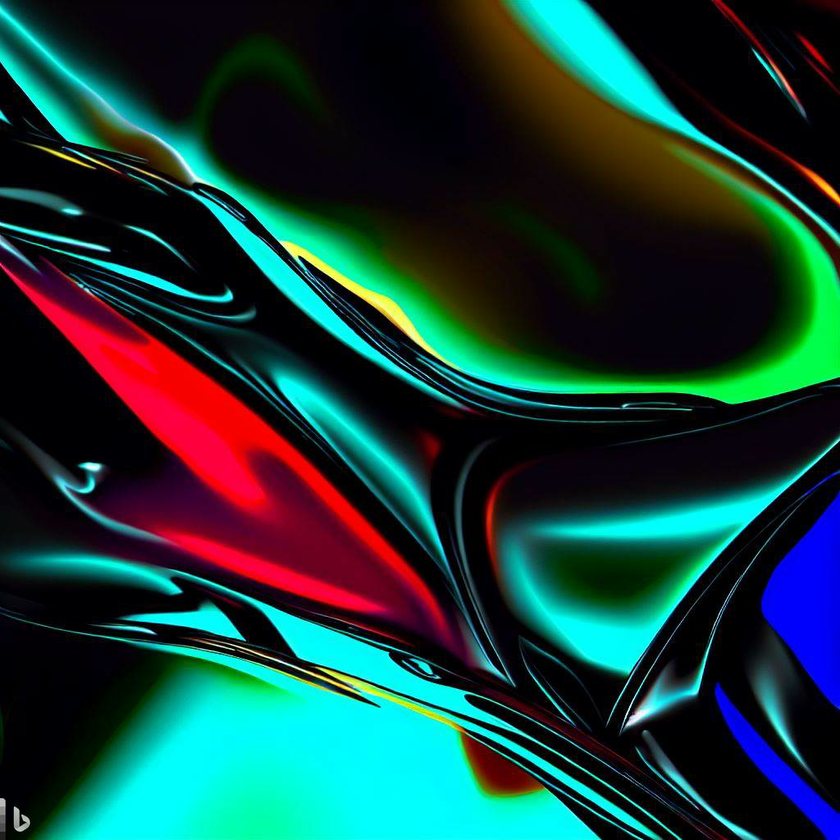
#> input picture codefile/e5c5f8e09d15896f92f5bbc41e5b40ce/png/1.png, 840 x 840 px, shrunk from 1024 x 1024 before the run
$ python encry.py png/1.png png/3.png
#> lines starting #> are read from the running program, lines starting #| are printed output that depends on the picture
import sys
from PIL import Image
import numpy as np
import builtins


import random
class Solution:
    def Encrypt(self, img, key) :
    # 打开图片
#> called with img = 'png/1.png', key = 'png/3.png'
        imgfile = Image.open(img)
#> imgfile is the input picture: PIL image 840x840 RGB; mean R, G, B 24, 61, 58
        # 转换成numpy数组
        img_array = np.array(imgfile)
        random.seed(key)
        np.random.seed(random.randint(0,2**32))  # 设置随机数种子
        # 根据随机噪声攻击算法对图像进行加密处理
        random_numbers = np.random.randint(-100, 100, size=img_array.shape, dtype=np.int8)  # 生成随机数数组，并指定数据类型为int8

        encrypted_array =((img_array.astype(np.int8) + random_numbers.astype(np.int8))).astype(np.uint8)
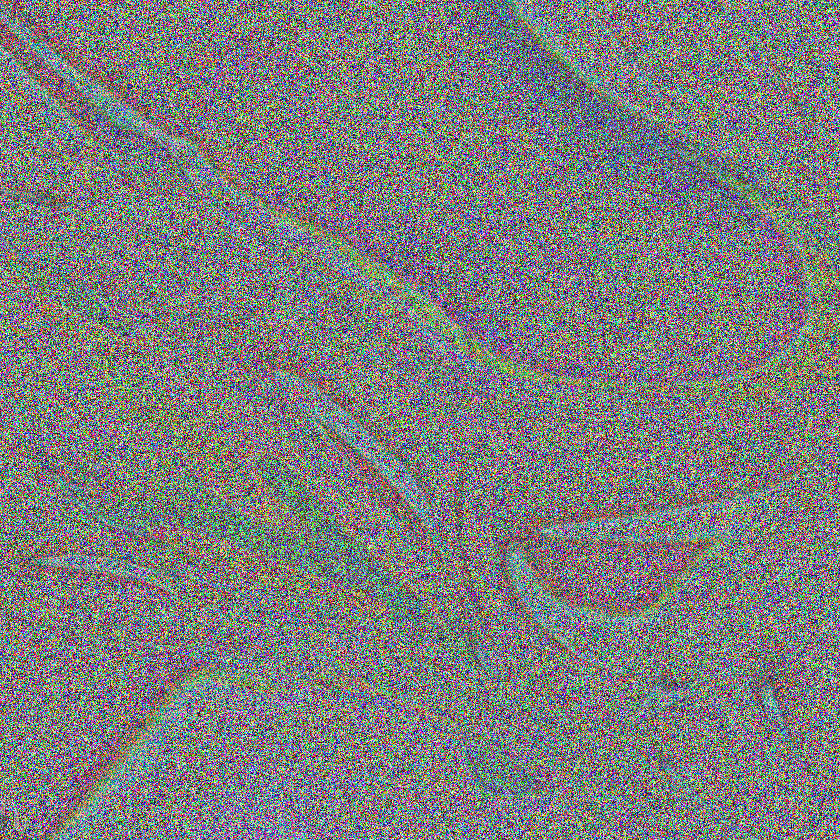
#> encrypted_array: shape (840, 840, 3); mean R, G, B 124.5, 125.7, 125.4
        return Image.fromarray(encrypted_array)
    def Decrypt(self,encrypted_img, key):
        # 转换成numpy数组
        img_array = np.array(encrypted_img)

        random.seed(key)
        # 对图片进行加密处理
        np.random.seed(random.randint(0,2**32))
        random_numbers = np.random.randint(-100, 100, size=img_array.shape, dtype=np.int8)  # 生成随机数数组，并指定数据类型为int8

        encrypted_array = ((img_array.astype(np.int8) - random_numbers.astype(np.int8))).astype(np.uint8)
        # [7 lines of commented-out code are left out]
        decrypted_img = Image.fromarray(encrypted_array)
        return decrypted_img


def print(*args, **kwargs):
    pass

if __name__ == "__main__":
    s = Solution()
    if len(sys.argv)!=3:
        print("Error: Invalid number of arguments")
        exit(0)
    img = sys.argv[1]
    key = sys.argv[2]
    encryimg = s.Encrypt(img,key)
    encryimg.save(img[:-4]+"_encry.png")

$ run again, on codefile/e5c5f8e09d15896f92f5bbc41e5b40ce/png/7.png
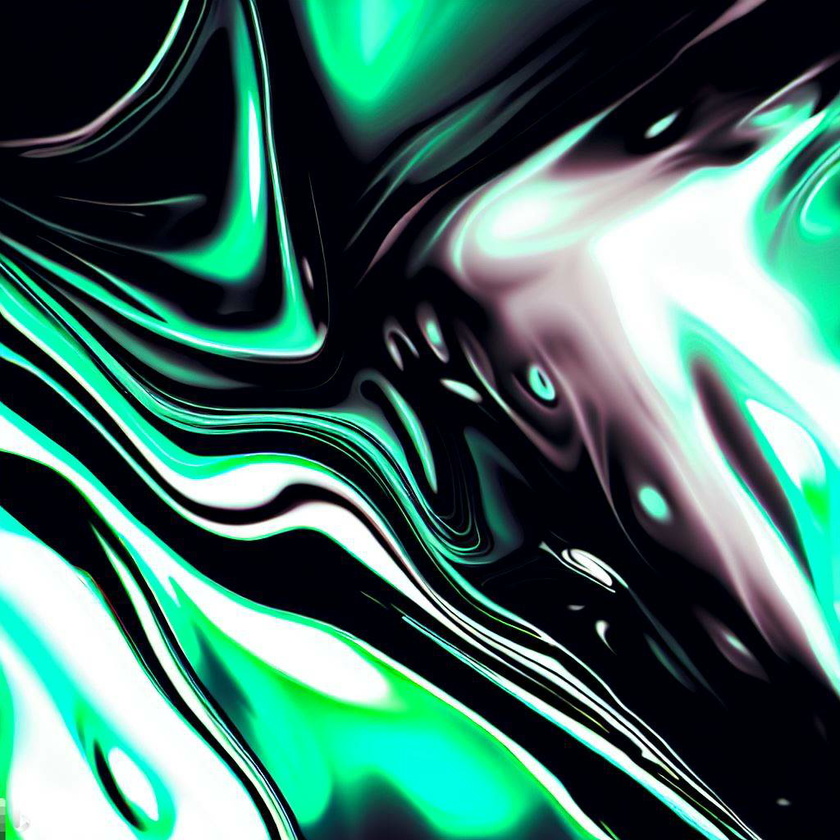
#> input picture codefile/e5c5f8e09d15896f92f5bbc41e5b40ce/png/7.png, 840 x 840 px, shrunk from 1024 x 1024 before the run
#> in Encrypt, imgfile is the input picture: PIL image 840x840 RGB; mean R, G, B 67.3, 111.2, 101.6
#> in Encrypt, `encrypted_array =((img_array.astype(np.int8) + random_numbers.astype(n..`:
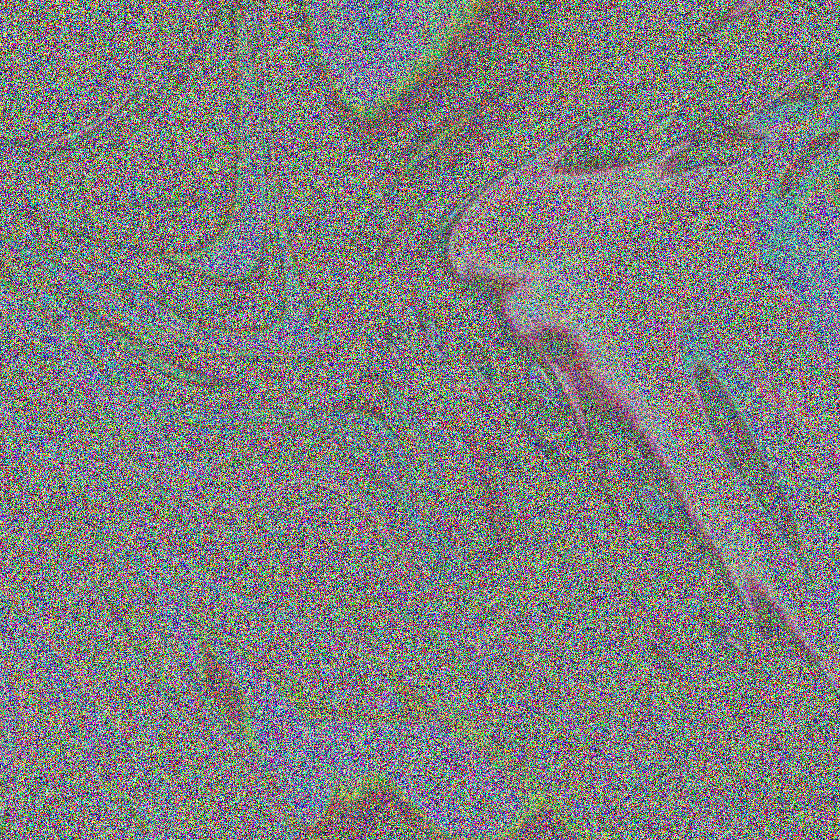
#> encrypted_array: shape (840, 840, 3); mean R, G, B 126.6, 126.8, 127.2

$ run again, on codefile/e5c5f8e09d15896f92f5bbc41e5b40ce/png/8.png
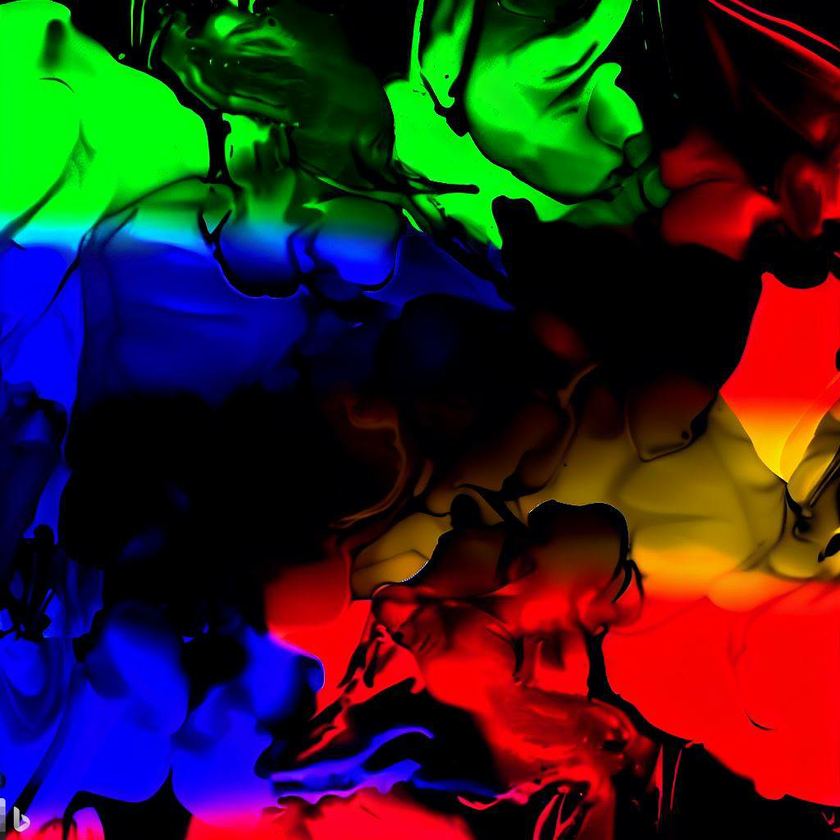
#> input picture codefile/e5c5f8e09d15896f92f5bbc41e5b40ce/png/8.png, 840 x 840 px, shrunk from 1024 x 1024 before the run
#> in Encrypt, imgfile is the input picture: PIL image 840x840 RGB; mean R, G, B 50.2, 35.3, 35
#> in Encrypt, `encrypted_array =((img_array.astype(np.int8) + random_numbers.astype(n..`:
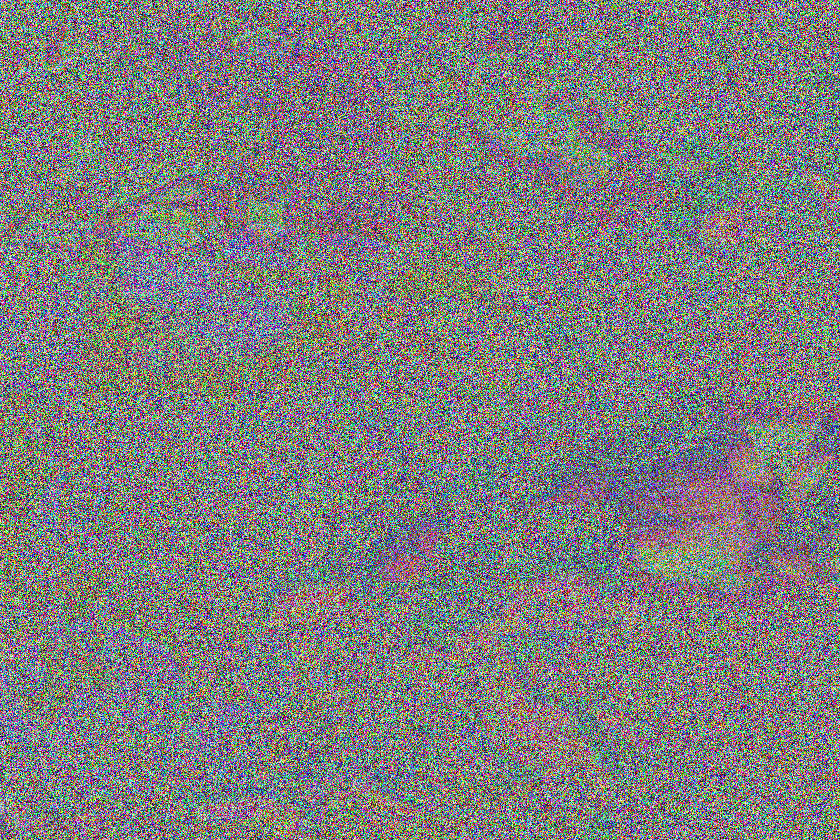
#> encrypted_array: shape (840, 840, 3); mean R, G, B 126.3, 125.7, 126.3
